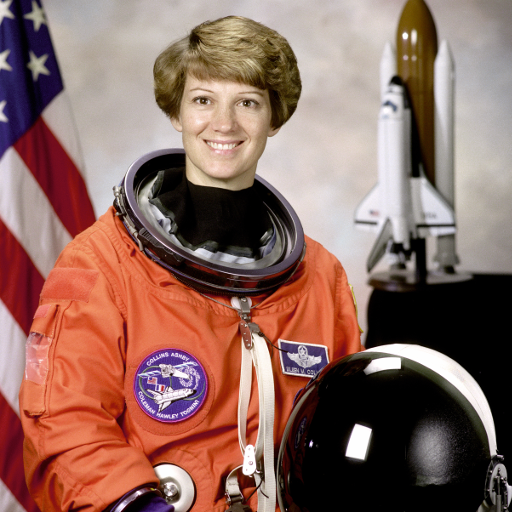
#> input picture newastronaut.png, 512 x 512 px; the run also reads 1 picture not shown here
$ jupyter execute '0316 2021-4.ipynb'
#> lines starting #> are read from the running program, lines starting #| are printed output that depends on the picture
[cell 1]
from PIL import Image # for Gaussian blur

[cell 2]
from PIL import ImageFilter

[cell 3]
img = Image.open("newastronaut.png")
#> img is the input picture: PIL image 512x512 RGB; mean R, G, B 141.6, 105.8, 96.5

[cell 4]
blur_img = img.filter(ImageFilter.GaussianBlur(5))
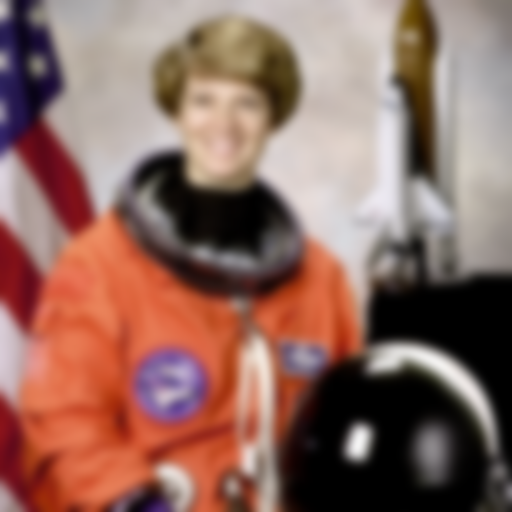
#> blur_img: PIL image 512x512 RGB; mean R, G, B 141.6, 105.7, 96.5

[cell 5]
# blur_img.show()
display(blur_img)

[cell 6]
from skimage import io, filters

[cell 7]
img = io.imread("newastronaut.png")

[cell 8]
out = filters.gaussian(img, sigma=5)
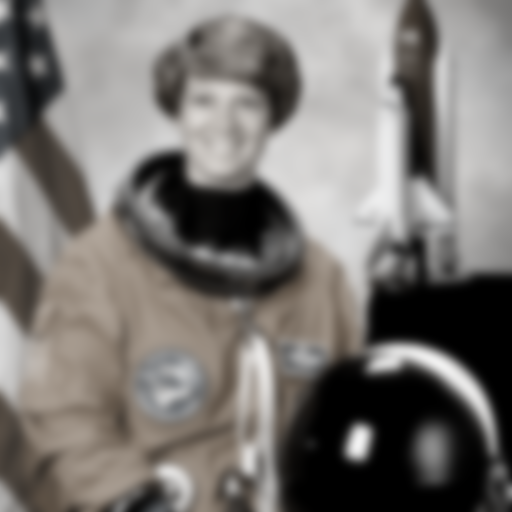
#> out: shape (512, 512, 3) float64; mean R, G, B 0.477, 0.463, 0.449

[cell 9]
io.imshow(out)

[cell 10]
from PIL import Image  # for Median filter

[cell 11]
from PIL import ImageFilter

[cell 12]
img = Image.open("newastronaut.png")

[cell 13]
blur_img = img.filter(ImageFilter.MedianFilter(7))
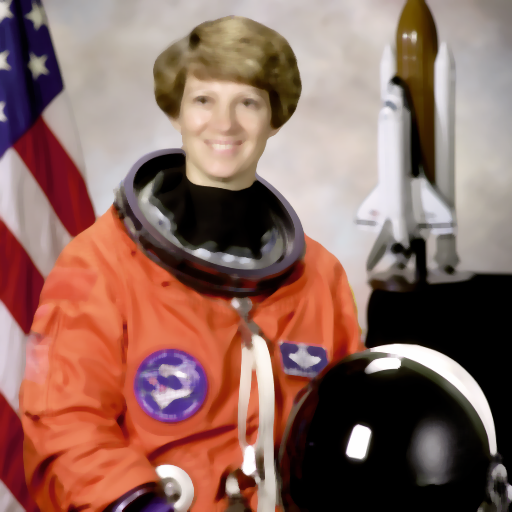
#> blur_img: PIL image 512x512 RGB; mean R, G, B 141.7, 105.4, 96.1

[cell 14]
# blur_img.show()
display(blur_img)

[cell 15]
from skimage import io # for edge detection

[cell 16]
from skimage import color

[cell 17]
from skimage import filters

[cell 18]
img = io.imread("astronaut.png")

[cell 19]
img = color.rgb2gray(img)
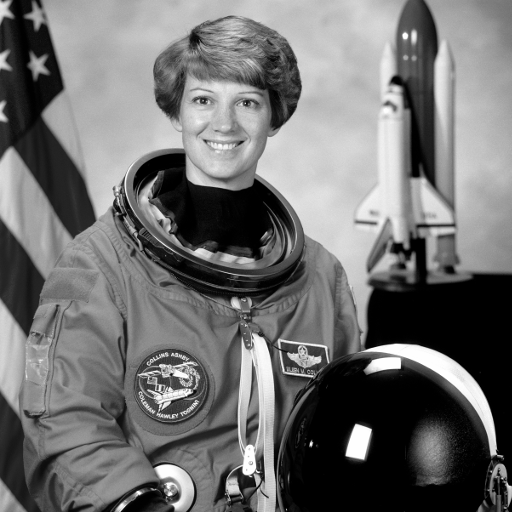
#> img: shape (512, 512) float64; min 0, max 1, mean 0.442

[cell 20]
edge = filters.sobel(img)
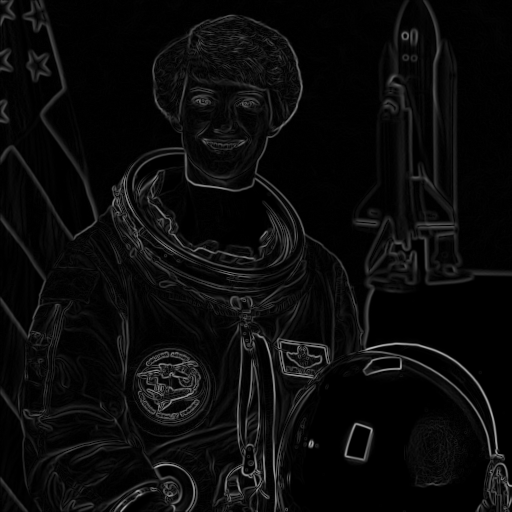
#> edge: shape (512, 512) float64; min 0, max 0.719, mean 0.0435

[cell 21]
io.imshow(edge)

[cell 22]
from skimage import io, data

[cell 23]
coffee = data.coffee()
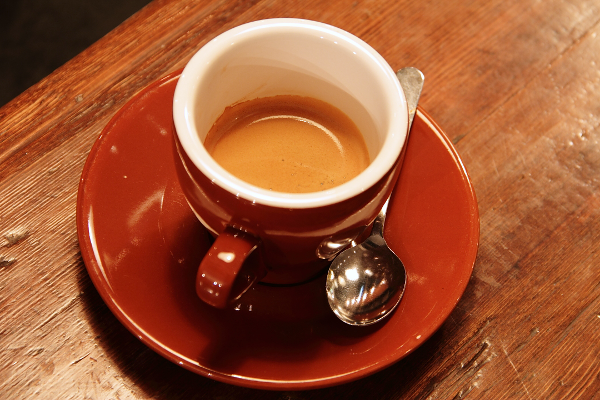
#> input picture skimage.data.coffee(), 600 x 400 px
#> coffee is the input picture: shape (400, 600, 3); mean R, G, B 158.6, 85.8, 51.5
coffee_gray = color.rgb2gray(coffee)
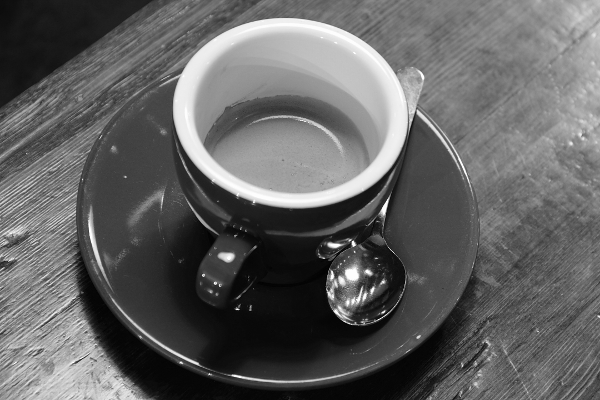
#> coffee_gray: shape (400, 600) float64; min 0.000283, max 1, mean 0.387
coffee_edge = filters.sobel(coffee_gray)
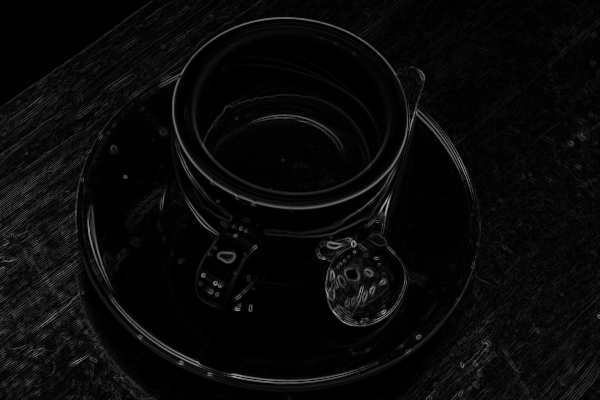
#> coffee_edge: shape (400, 600) float64; min 0, max 0.657, mean 0.0386
io.imshow(coffee_edge)
